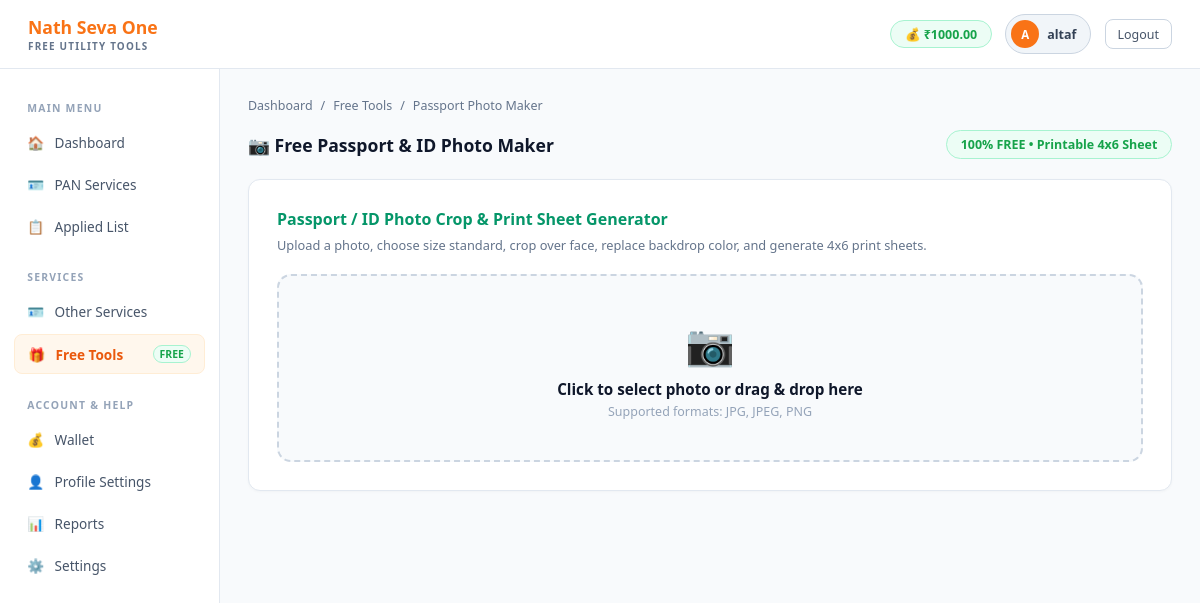
The app's page /services/free-tools/photo-maker/ (signed in) with its own data.
### app/models.py (models this page shows, shortened)
class Retailer(models.Model):
    retailer_id    = models.UUIDField(default=uuid.uuid4, editable=False, unique=True)
    user_id        = models.CharField(max_length=50, unique=True)
    password       = models.CharField(max_length=255)
    full_name      = models.CharField(max_length=100)
    mobile         = models.CharField(max_length=15, unique=True)
    email          = models.EmailField(max_length=100, blank=True)
    state          = models.CharField(max_length=50, blank=True)
    address        = models.TextField(blank=True)
    wallet_balance = models.DecimalField(max_digits=10, decimal_places=2, default=0)
    is_verified    = models.BooleanField(default=False)
    is_active      = models.BooleanField(default=True)
    created_at     = models.DateTimeField(auto_now_add=True)

### app/views.py (the view)
# urls.py: path('services/free-tools/photo-maker/', views.free_photo_maker_page, name='free_photo_maker'),
def free_photo_maker_page(request):
    retailer = _get_retailer_from_session(request)
    if retailer is None:
        return redirect('retailer_login')
    return render(request, 'free_photo_maker.html', {'retailer': retailer})

### app/views.py (called while the page is built)
def _get_retailer_from_session(request):
    retailer_id = request.session.get('retailer_id')
    if not retailer_id:
        logger.debug(f"No retailer_id in session. Session keys: {list(request.session.keys())}")
        return None
    try:
        return Retailer.objects.get(retailer_id=retailer_id)
    except Retailer.DoesNotExist:
        logger.warning(f"Retailer with id {retailer_id} not found in database")
        return None

### pan_project/templates/free_photo_maker.html (shortened to what this page needs)
<!DOCTYPE html>
<html lang="en">
<head>
<link rel="stylesheet" href="https://cdnjs.cloudflare.com/ajax/libs/cropperjs/1.6.2/cropper.min.css">
</head>
<body>
<div class="topbar">
  <div><div class="brand-name">Nath Seva One</div><div class="brand-sub">Free Utility Tools</div></div>
  <div class="topbar-right">
    <div class="wallet-chip">💰 ₹{{ retailer.wallet_balance }}</div>
    <div class="user-chip"><div class="avatar">{{ retailer.full_name.0|upper }}</div><span>{{ retailer.user_id }}</span></div>
    <a href="{% url 'retailer_logout' %}" class="btn-logout">Logout</a>
  </div>
</div>
<div class="main-wrap">
  <div class="sidebar">
    <div class="nav-section">Main Menu</div>
    <a href="{% url 'retailer_dashboard' %}" class="nav-item"><span class="nav-icon">🏠</span> Dashboard</a>
    <a href="{% url 'form' %}" class="nav-item"><span class="nav-icon">🪪</span> PAN Services</a>
    <a href="{% url 'applied_list' %}" class="nav-item"><span class="nav-icon">📋</span> Applied List</a>
    <div class="nav-section" style="margin-top:.5rem">Services</div>
    <a href="{% url 'other_services' %}" class="nav-item"><span class="nav-icon">🪪</span> Other Services</a>
    <a href="{% url 'free_tools' %}" class="nav-item active">
      <span class="nav-icon">🎁</span> Free Tools
      <span style="background:#ecfdf5;color:#16a34a;border:1px solid #a7f3d0;padding:1px 6px;border-radius:10px;font-size:.65rem;font-weight:700;margin-left:auto">FREE</span>
    </a>
    <div class="nav-section" style="margin-top:.5rem">Account & Help</div>
    <a href="{% url 'wallet' %}" class="nav-item"><span class="nav-icon">💰</span> Wallet</a>
    <a href="{% url 'profile' %}" class="nav-item"><span class="nav-icon">👤</span> Profile Settings</a>
    <a href="#" class="nav-item"><span class="nav-icon">📊</span> Reports</a>
    <a href="#" class="nav-item"><span class="nav-icon">⚙️</span> Settings</a>
  </div>
  <div class="content">
    <div class="breadcrumb">
      <a href="{% url 'retailer_dashboard' %}">Dashboard</a>
      <span>/</span>
      <a href="{% url 'free_tools' %}">Free Tools</a>
      <span>/</span>
      <span>Passport Photo Maker</span>
    </div>
    <div class="page-header">
      <div class="page-title">📷 Free Passport & ID Photo Maker</div>
      <span style="background:#ecfdf5;color:#16a34a;border:1px solid #a7f3d0;padding:.3rem .85rem;border-radius:20px;font-size:.78rem;font-weight:700">100% FREE • Printable 4x6 Sheet</span>
    </div>
    <div class="form-card">
      <h3 style="font-size:1rem;font-weight:700;color:#059669;margin-bottom:.35rem">Passport / ID Photo Crop & Print Sheet Generator</h3>
      <p style="font-size:.8rem;color:#64748b;margin-bottom:1.25rem">Upload a photo, choose size standard, crop over face, replace backdrop color, and generate 4x6 print sheets.</p>
      <div id="pmDrop" class="tool-drop">
        <div class="tool-drop-icon">📷</div>
        <div style="font-weight:700;color:#0f172a;font-size:.95rem">Click to select photo or drag & drop here</div>
        <div style="font-size:.78rem;color:#94a3b8;margin-top:.25rem">Supported formats: JPG, JPEG, PNG</div>
      </div>
    </div>
  </div>
</div>
</body>
</html>

### pan_project/templates/free_photo_maker.html (style rules this page uses)
* { box-sizing:border-box;margin:0;padding:0 }
body { font-family:'Segoe UI',system-ui,-apple-system,sans-serif;background:#f8fafc;color:#0f172a;min-height:100vh;display:flex;flex-direction:column }
.topbar { background:#ffffff;padding:.9rem 1.75rem;display:flex;align-items:center;justify-content:space-between;border-bottom:1px solid #e2e8f0;box-shadow:0 1px 3px rgba(0,0,0,0.04) }
.brand-name { color:#f97316;font-size:1.1rem;font-weight:700 }
.brand-sub { color:#64748b;font-size:.62rem;letter-spacing:.12em;text-transform:uppercase;font-weight:600 }
.topbar-right { display:flex;align-items:center;gap:.85rem }
.wallet-chip { display:flex;align-items:center;gap:.4rem;background:#ecfdf5;border:1px solid #a7f3d0;border-radius:20px;padding:.3rem .85rem;font-size:.78rem;color:#16a34a;font-weight:700 }
.user-chip { display:flex;align-items:center;gap:.5rem;background:#f1f5f9;border:1px solid #cbd5e1;border-radius:20px;padding:.3rem .85rem .3rem .3rem }
.avatar { width:28px;height:28px;border-radius:50%;background:#f97316;display:flex;align-items:center;justify-content:center;font-size:.72rem;font-weight:700;color:#fff }
.user-chip span { font-size:.78rem;color:#334155;font-weight:600 }
.btn-logout { background:#ffffff;border:1px solid #cbd5e1;border-radius:8px;color:#475569;font-size:.78rem;padding:.35rem .75rem;cursor:pointer;text-decoration:none;display:inline-block;transition:all 0.2s }
.main-wrap { display:flex;flex:1 }
.sidebar { width:220px;background:#ffffff;border-right:1px solid #e2e8f0;padding:1.25rem .85rem;display:flex;flex-direction:column;gap:.25rem }
.nav-item { display:flex;align-items:center;gap:.65rem;padding:.6rem .85rem;border-radius:8px;font-size:.85rem;color:#475569;text-decoration:none;border:none;background:none;font-family:inherit;width:100%;transition:all 0.15s ease }
.nav-item.active { background:#fff7ed;color:#ea580c;font-weight:600;border:1px solid #ffedd5 }
.nav-section { font-size:.65rem;color:#94a3b8;letter-spacing:.12em;text-transform:uppercase;padding:.75rem .85rem .25rem;font-weight:700 }
.content { flex:1;padding:1.75rem;overflow-y:auto;background:#f8fafc }
.breadcrumb { display:flex;align-items:center;gap:.5rem;font-size:.78rem;color:#64748b;margin-bottom:1rem }
.breadcrumb a { color:#64748b;text-decoration:none }
.page-header { display:flex;align-items:center;justify-content:space-between;margin-bottom:1.25rem }
.page-title { font-size:1.1rem;font-weight:700;color:#0f172a }
.form-card { background:#ffffff;border:1px solid #e2e8f0;border-radius:12px;padding:1.75rem;box-shadow:0 1px 3px rgba(0,0,0,0.03);margin-bottom:1.5rem }
.tool-drop { border:2px dashed #cbd5e1;border-radius:14px;padding:2.5rem 1.5rem;text-align:center;color:#64748b;cursor:pointer;transition:all .2s;background:#f8fafc }
.tool-drop-icon { font-size:2.5rem;margin-bottom:.5rem;color:#10b981 }

### records on screen
Retailer: wallet_balance "1000.00", full_name.0 "A", user_id "altaf"
